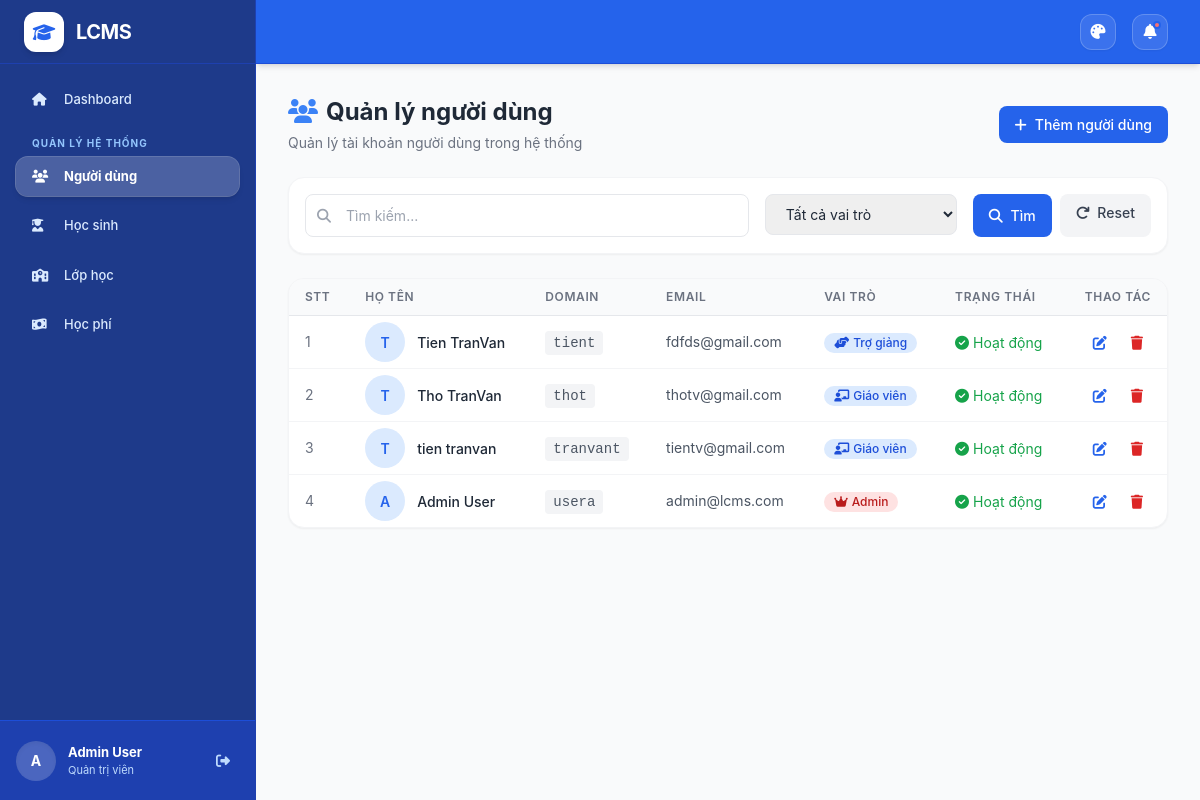
The page /users/ (signed in) on the database as committed earlier.
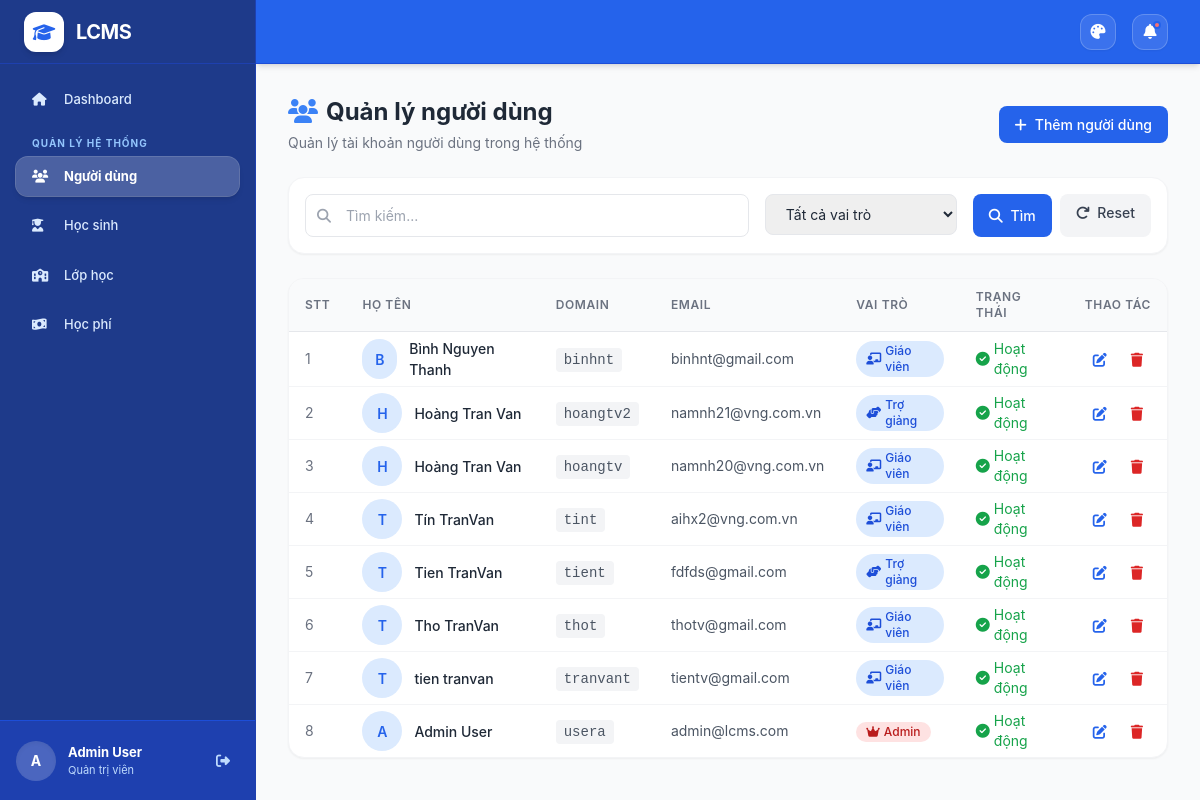
The same page on the database as committed later.
### accounts/models.py (models this page shows, shortened)
class User(AbstractUser):
    ROLE_CHOICES = [
        ("admin", "Quản trị viên"),
        ("teacher", "Giáo viên"),
        ("assistant", "Trợ giảng"),
        ("parent", "Phụ huynh"),
    ]
    GENDER_CHOICES = [
        ("male", "Nam"),
        ("female", "Nữ"),
        ("other", "Khác"),
    ]
    domain = models.CharField(max_length=100, unique=True, blank=True)
    gender = models.CharField(max_length=10, choices=GENDER_CHOICES, blank=True)
    phone = models.CharField(max_length=20, blank=True)
    email = models.EmailField(blank=True)
    role = models.CharField(max_length=20, choices=ROLE_CHOICES, default="teacher")
    class Meta:
        db_table = "users"
        ordering = ["-date_joined"]

### users/views.py (the view, shortened to what this page needs)
# urls.py: path('', views.user_list, name='list'),
@login_required
def user_list(request):
    if request.user.role != 'admin':
        messages.error(request, 'Bạn không có quyền truy cập trang này.')
        return redirect('dashboard')
    users = User.objects.all()
    search = request.GET.get('search', '')
    role_filter = request.GET.get('role', '')
    if role_filter:
        users = users.filter(role=role_filter)
    paginator = Paginator(users, 30)
    page_number = request.GET.get('page')
    page_obj = paginator.get_page(page_number)
    return render(request, 'users/list.html', {
        'page_obj': page_obj,
        'search': search,
        'role_filter': role_filter,
    })

### templates/users/list.html (shortened to what this page needs)
{% extends "base.html" %}
{% block content %}
<div class="fade-in">
    <div class="flex flex-col sm:flex-row sm:items-center sm:justify-between gap-4 mb-6">
        <div>
            <h1 class="text-2xl font-bold text-gray-800">
                <i class="fas fa-users text-primary-500 mr-2"></i>Quản lý người dùng
            </h1>
            <p class="text-gray-500 mt-1">Quản lý tài khoản người dùng trong hệ thống</p>
        </div>
        <a href="{% url 'users:create' %}"
           hx-get="{% url 'users:create' %}"
           hx-target="#main-content" hx-select="#main-content" hx-swap="outerHTML"
           hx-push-url="true"
           class="btn-primary inline-flex items-center gap-2">
            <i class="fas fa-plus"></i> Thêm người dùng
        </a>
    </div>
    <div class="card mb-6">
        <div class="p-4">
            <form method="get" class="flex flex-wrap gap-4">
                <div class="flex-1 min-w-[200px]">
                    <div class="relative">
                        <i class="fas fa-search absolute left-3 top-1/2 -translate-y-1/2 text-gray-400"></i>
                        <input
                            type="text"
                            name="search"
                            class="input-field !pl-10"
                            placeholder="Tìm kiếm..."
                            value="{{ search }}"
                        >
                    </div>
                </div>
                <div class="w-48">
                    <select name="role" class="input-field">
                        <option value="">Tất cả vai trò</option>
                    </select>
                </div>
                <div class="flex gap-2">
                    <button type="submit" class="btn-primary">
                        <i class="fas fa-search mr-1"></i> Tìm
                    </button>
                    <a href="{% url 'users:list' %}" class="btn-secondary">
                        <i class="fas fa-redo mr-1"></i> Reset
                    </a>
                </div>
            </form>
        </div>
    </div>
    <div class="card overflow-hidden">
        <div class="overflow-x-auto">
            <table class="w-full">
                <thead class="bg-gray-50 border-b border-gray-200">
                    <tr>
                        <th class="px-4 py-2.5 text-left text-xs font-semibold text-gray-500 uppercase tracking-wider">STT</th>
                        <th class="px-4 py-2.5 text-left text-xs font-semibold text-gray-500 uppercase tracking-wider">Họ tên</th>
                        <th class="px-4 py-2.5 text-left text-xs font-semibold text-gray-500 uppercase tracking-wider">Domain</th>
                        <th class="px-4 py-2.5 text-left text-xs font-semibold text-gray-500 uppercase tracking-wider">Email</th>
                        <th class="px-4 py-2.5 text-left text-xs font-semibold text-gray-500 uppercase tracking-wider">Vai trò</th>
                        <th class="px-4 py-2.5 text-left text-xs font-semibold text-gray-500 uppercase tracking-wider">Trạng thái</th>
                        <th class="px-4 py-2.5 text-right text-xs font-semibold text-gray-500 uppercase tracking-wider">Thao tác</th>
                    </tr>
                </thead>
                <tbody class="divide-y divide-gray-100">
                    {% for u in page_obj %}
                    <tr class="hover:bg-gray-50 transition-colors">
                        <td class="px-4 py-1.5 text-sm text-gray-500">{{ forloop.counter|add:page_obj.start_index|add:-1 }}</td>
                        <td class="px-4 py-1.5">
                            <div class="flex items-center gap-3">
                                <div class="w-10 h-10 bg-primary-100 rounded-full flex items-center justify-center text-primary-600 font-semibold">
                                    {{ u.first_name|default:u.username|make_list|first|upper }}
                                </div>
                                <span class="font-medium text-gray-800">{{ u.get_full_name }}</span>
                            </div>
                        </td>
                        <td class="px-4 py-1.5">
                            <code class="px-2 py-1 bg-gray-100 text-gray-600 rounded text-sm">{{ u.domain }}</code>
                        </td>
                        <td class="px-4 py-1.5 text-sm text-gray-600">{{ u.email|default:"-" }}</td>
                        <td class="px-4 py-1.5">
                            {% if u.role == 'admin' %}
                            <span class="inline-flex items-center gap-1 px-2.5 py-0.5 rounded-full text-xs font-medium bg-red-100 text-red-700">
                                <i class="fas fa-crown"></i> Admin
                            </span>
                            {% elif u.role == 'teacher' %}
                            <span class="inline-flex items-center gap-1 px-2.5 py-0.5 rounded-full text-xs font-medium bg-primary-100 text-primary-700">
                                <i class="fas fa-chalkboard-teacher"></i> Giáo viên
                            </span>
                            {% elif u.role == 'assistant' %}
                            <span class="inline-flex items-center gap-1 px-2.5 py-0.5 rounded-full text-xs font-medium bg-blue-100 text-blue-700">
                                <i class="fas fa-hands-helping"></i> Trợ giảng
                            </span>
                            {% else %}
                            <span class="inline-flex items-center gap-1 px-2.5 py-0.5 rounded-full text-xs font-medium bg-gray-100 text-gray-700">
                                <i class="fas fa-user-friends"></i> Phụ huynh
                            </span>
                            {% endif %}
                        </td>
                        <td class="px-4 py-1.5">
                            {% if u.is_active %}
                            <span class="inline-flex items-center gap-1 text-sm text-green-600">
                                <i class="fas fa-check-circle"></i> Hoạt động
                            </span>
                            {% else %}
                            <span class="inline-flex items-center gap-1 text-sm text-gray-400">
                                <i class="fas fa-times-circle"></i> Khóa
                            </span>
                            {% endif %}
                        </td>
                        <td class="px-4 py-1.5 text-right">
                            <div class="flex items-center justify-end gap-2">
                                <a href="{% url 'users:edit' u.id %}"
                                   hx-get="{% url 'users:edit' u.id %}"
                                   hx-target="#main-content" hx-select="#main-content" hx-swap="outerHTML"
                                   hx-push-url="true"
                                   class="p-2 text-primary-600 hover:bg-primary-50 rounded-lg transition-colors" title="Sửa">
                                    <i class="fas fa-edit"></i>
                                </a>
                                <a href="{% url 'users:delete' u.id %}"
                                   hx-get="{% url 'users:delete' u.id %}"
                                   hx-target="#main-content" hx-select="#main-content" hx-swap="outerHTML"
                                   hx-push-url="true"
                                   class="p-2 text-red-600 hover:bg-red-50 rounded-lg transition-colors" title="Xóa">
                                    <i class="fas fa-trash"></i>
                                </a>
                            </div>
                        </td>
                    </tr>
                    {% endfor %}
                </tbody>
            </table>
        </div>
    </div>
</div>
{% endblock %}

### templates/base.html (shortened to what this page needs)
<!DOCTYPE html>
<html lang="vi" class="h-full">
<head>
    <script src="https://cdn.tailwindcss.com"></script>
    <link rel="stylesheet" href="https://cdnjs.cloudflare.com/ajax/libs/font-awesome/6.4.0/css/all.min.css">
</head>
<body class="h-full bg-gray-50 text-gray-800 text-[14px]" x-data="appData()">
    {% if user.is_authenticated %}
    <div class="h-full flex overflow-hidden">
        <aside
            class="fixed inset-y-0 left-0 z-50 w-64 bg-primary-900 border-r border-primary-800 transform transition-transform duration-300 lg:translate-x-0 flex flex-col"
            :class="sidebarOpen ? 'translate-x-0' : '-translate-x-full'"
        >
            <div class="h-16 flex items-center gap-3 px-6 border-b border-primary-800 bg-primary-900">
                <div class="w-10 h-10 bg-white rounded-xl flex items-center justify-center shadow-md">
                    <i class="fas fa-graduation-cap text-primary-600 text-lg"></i>
                </div>
                <span class="text-white text-xl font-bold tracking-tight">LCMS</span>
            </div>
            <nav class="flex-1 overflow-y-auto p-4 custom-scrollbar">
                <div class="sidebar-group">
                    <div class="space-y-2.5">
                        <a href="{% url 'dashboard' %}"
                           class="sidebar-link {% if request.resolver_match.url_name == 'dashboard' %}active{% endif %}"
                           hx-get="{% url 'dashboard' %}"
                           hx-target="#main-content" hx-select="#main-content" hx-swap="outerHTML"
                           hx-push-url="true">
                            <i class="fas fa-home w-5"></i>
                            <span>Dashboard</span>
                        </a>
                    </div>
                </div>
                {% if user.role == 'admin' %}
                <div class="sidebar-group">
                    <div class="sidebar-group-title">Quản lý hệ thống</div>
                    <div class="space-y-2.5">
                        <a href="{% url 'users:list' %}"
                           class="sidebar-link {% if 'users' in request.path %}active{% endif %}"
                           hx-get="{% url 'users:list' %}"
                           hx-target="#main-content" hx-select="#main-content" hx-swap="outerHTML"
                           hx-push-url="true">
                            <i class="fas fa-users w-5"></i>
                            <span>Người dùng</span>
                        </a>
                        <a href="{% url 'students:list' %}"
                           class="sidebar-link {% if 'students' in request.path and 'my-children' not in request.path %}active{% endif %}"
                           hx-get="{% url 'students:list' %}"
                           hx-target="#main-content" hx-select="#main-content" hx-swap="outerHTML"
                           hx-push-url="true">
                            <i class="fas fa-user-graduate w-5"></i>
                            <span>Học sinh</span>
                        </a>
                        <a href="{% url 'classes:list' %}"
                           class="sidebar-link {% if request.path == '/classes/' %}active{% endif %}"
                           hx-get="{% url 'classes:list' %}"
                           hx-target="#main-content" hx-select="#main-content" hx-swap="outerHTML"
                           hx-push-url="true">
                            <i class="fas fa-school w-5"></i>
                            <span>Lớp học</span>
                        </a>
                        <a href="{% url 'payments:tuition_list' %}"
                           class="sidebar-link {% if 'tuitions' in request.path %}active{% endif %}"
                           hx-get="{% url 'payments:tuition_list' %}"
                           hx-target="#main-content" hx-select="#main-content" hx-swap="outerHTML"
                           hx-push-url="true">
                            <i class="fas fa-money-bill-wave w-5"></i>
                            <span>Học phí</span>
                        </a>
                    </div>
                </div>
                {% endif %}
            </nav>
            <div class="h-20 bg-primary-800 border-t border-primary-700 px-4 flex items-center gap-3">
                <div class="w-10 h-10 bg-white/20 text-white rounded-full flex items-center justify-center font-bold shadow-inner">
                    {{ user.first_name|default:user.username|make_list|first|upper }}
                </div>
                <div class="flex-1 min-w-0">
                    <p class="text-[13px] font-bold text-white truncate">{{ user.get_full_name|default:user.username }}</p>
                    <p class="text-[11px] text-primary-200 truncate">
                        {% if user.role == 'admin' %}Quản trị viên
                        {% elif user.role == 'teacher' %}Giáo viên
                        {% elif user.role == 'assistant' %}Trợ giảng
                        {% else %}Phụ huynh{% endif %}
                    </p>
                </div>
                <a href="{% url 'logout' %}" class="w-8 h-8 flex items-center justify-center rounded-lg text-primary-200 hover:text-white hover:bg-white/10 transition-colors" title="Đăng xuất">
                    <i class="fas fa-sign-out-alt"></i>
                </a>
            </div>
        </aside>
        <div class="flex-1 lg:ml-64 flex flex-col h-screen overflow-hidden">
            <header class="h-16 bg-primary-600 border-b border-primary-700 flex items-center justify-between px-4 lg:px-8 shrink-0 z-30 shadow-md">
                <div class="flex items-center gap-4">
                    <div class="relative" x-data="{ open: false }">
                        <button
                            @click="open = !open"
                            class="w-9 h-9 rounded-xl bg-white/10 border border-white/20 flex items-center justify-center text-white hover:bg-white/20 transition-colors shadow-sm"
                            title="Màu giao diện"
                        >
                            <i class="fas fa-palette text-[15px]"></i>
                        </button>
                    </div>
                    <button class="relative w-9 h-9 rounded-xl bg-white/10 border border-white/20 flex items-center justify-center text-white hover:bg-white/20 transition-colors shadow-sm">
                        <i class="fas fa-bell text-[15px]"></i>
                        <span class="absolute top-[6px] right-[6px] w-[8px] h-[8px] bg-red-400 border-2 border-primary-600 rounded-full"></span>
                    </button>
                </div>
            </header>
            <main id="main-content" class="flex-1 overflow-y-auto bg-gray-50 p-4 lg:p-8 custom-scrollbar">
                {% block content %}{% endblock %}
            </main>
        </div>
    </div>
    {% else %}
    {% block login_content %}{% endblock %}
    {% endif %}
</body>
</html>

Rows that differ between the two databases and show on the page:
added User: first_name|make_list "B", get_full_name "Bình Nguyen Thanh", domain "binhnt", email "binhnt@gmail.com", role "teacher" (drawn), is_active True (drawn)
added User: first_name|make_list "H", get_full_name "Hoàng Tran Van", domain "hoangtv2", email "namnh21@vng.com.vn", role "assistant" (drawn), is_active True (drawn)
added User: first_name|make_list "H", get_full_name "Hoàng Tran Van", domain "hoangtv", email "namnh20@vng.com.vn", role "teacher" (drawn), is_active True (drawn)
added User: first_name|make_list "T", get_full_name "Tín TranVan", domain "tint", email "aihx2@vng.com.vn", role "teacher" (drawn), is_active True (drawn)
